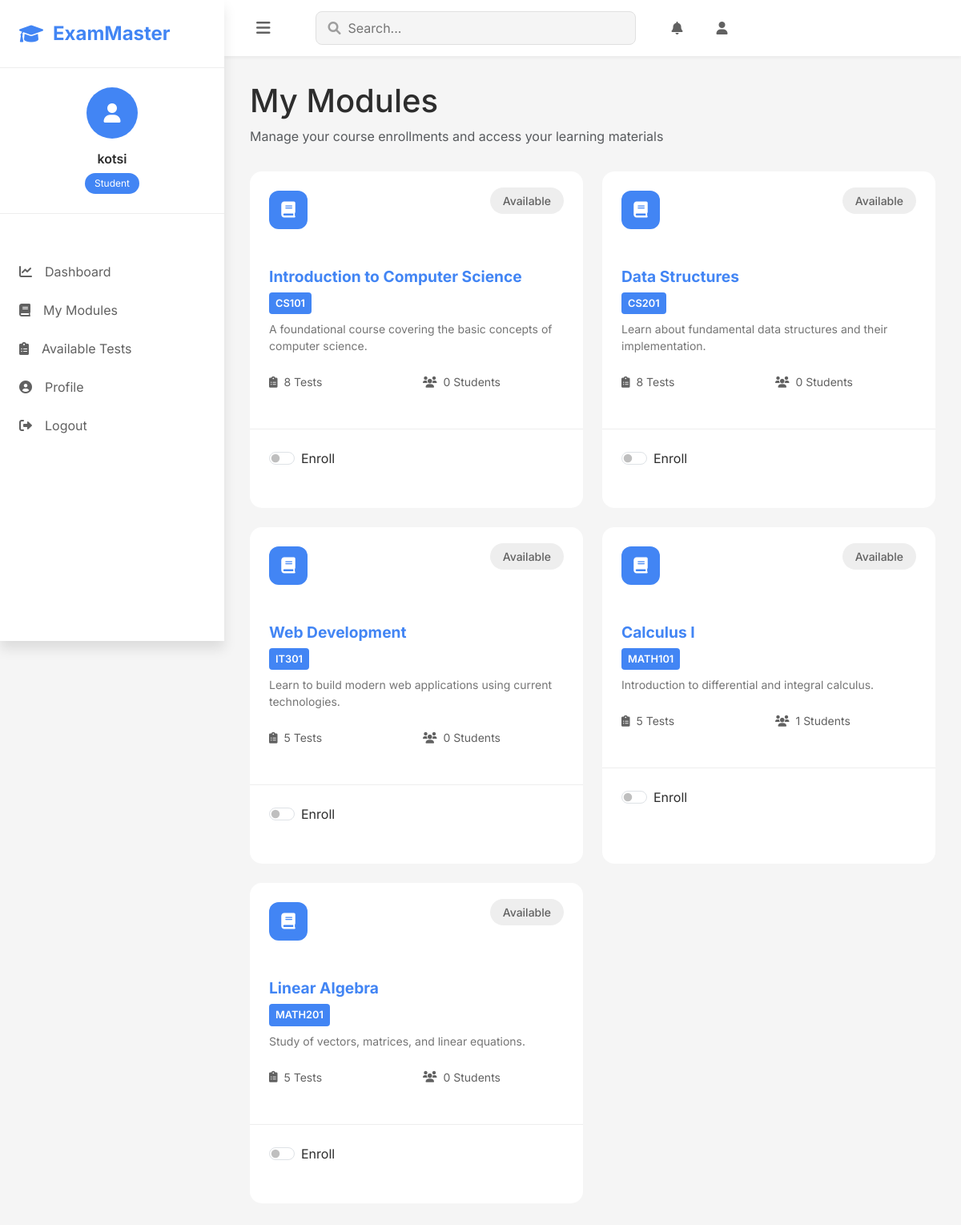
The app's page /student/enrollment (signed in) with its own data.
### models.py (models this page shows, shortened)
class User(UserMixin, db.Model):
    id = db.Column(db.Integer, primary_key=True)
    username = db.Column(db.String(64), unique=True, nullable=False)
    email = db.Column(db.String(120), unique=True, nullable=False)
    password_hash = db.Column(db.String(256), nullable=False)
    role = db.Column(db.String(20), nullable=False)  # 'student', 'lecturer', or 'admin'
    date_registered = db.Column(db.DateTime, default=datetime.utcnow)
    face_encodings = db.Column(db.Text, nullable=True)  # store face encoding data as JSON
    created_tests = db.relationship('Test', backref='author', lazy=True,
                                   foreign_keys='Test.lecturer_id')
    test_attempts = db.relationship('TestAttempt', backref='student', lazy=True)
    taught_modules = db.relationship('Module', backref='lecturer', lazy=True)
    enrolled_modules = db.relationship('Module',
                                      secondary=student_module,
                                      backref=db.backref('enrolled_students', lazy='dynamic'),
                                      lazy='dynamic')
    def is_student(self):
        return self.role == 'student'
    def is_admin(self):
        print(f"Checking if user {self.username} is admin. Role: {self.role}")
        result = self.role == 'admin'
        print(f"is_admin result: {result}")
        return result
    def is_enrolled_in(self, module):
        return self.enrolled_modules.filter(student_module.c.module_id == module.id).count() > 0

class Module(db.Model):
    id = db.Column(db.Integer, primary_key=True)
    code = db.Column(db.String(10), unique=True, nullable=False)  # e.g., CSC101
    name = db.Column(db.String(100), nullable=False)  # e.g., "Introduction to Computer Science"
    description = db.Column(db.Text, nullable=True)
    created_at = db.Column(db.DateTime, default=datetime.utcnow)
    lecturer_id = db.Column(db.Integer, db.ForeignKey('user.id'), nullable=True)
    tests = db.relationship('Test', backref='module', lazy=True)

### routes.py (the view, shortened to what this page needs)
@app.route('/student/enrollment', methods=['GET', 'POST'])
@login_required
def manage_enrollment():
    if not current_user.is_student():
        flash('Access denied: You need to be a student to manage enrollment.', 'danger')
        return redirect(url_for('index'))
    available_modules = Module.query.order_by(Module.code).all()
    module_choices = []
    for module in available_modules:
        is_enrolled = current_user.is_enrolled_in(module)
        module_choices.append((str(module.id), is_enrolled))
    form = EnrollmentForm()
    form.modules.choices = module_choices
    if request.method == 'GET':
        form.modules.data = [str(m.id) for m in current_user.enrolled_modules]
    return render_template(
        'student/manage_enrollment.html',
        title='Manage Course Enrollment',
        form=form,
        available_modules=available_modules
    )

### forms.py
class EnrollmentForm(FlaskForm):
    modules = SelectMultipleField('Select Modules', coerce=int, validators=[DataRequired()])
    submit = SubmitField('Save Enrollment')

### models.py (called while the page is built)
@login_manager.user_loader
def load_user(user_id):
    return User.query.get(int(user_id))

### templates/student/manage_enrollment.html (shortened to what this page needs)
{% extends "base.html" %}
{% block content %}
<div class="page-header">
    <div class="header-content">
        <h1>My Modules</h1>
        <p class="text-muted">Manage your course enrollments and access your learning materials</p>
    </div>
</div>
<div class="modules-grid">
    {% if available_modules %}
        {% for module in available_modules %}
            <div class="module-card">
                <div class="module-card-header">
                    <div class="module-icon">
                        <i class="fas fa-book"></i>
                    </div>
                    <div class="module-status">
                        {% if module.id|string in enrolled_module_ids %}
                            <span class="status enrolled">Enrolled</span>
                        {% else %}
                            <span class="status available">Available</span>
                        {% endif %}
                    </div>
                </div>
                <div class="module-card-body">
                    <h3 class="module-title">{{ module.name }}</h3>
                    <div class="module-code">{{ module.code }}</div>
                    <p class="module-description">{{ module.description or 'No description available.' }}</p>
                    <div class="module-stats">
                        <div class="stat-item">
                            <i class="fas fa-clipboard-list"></i>
                            <span>{{ module.tests|length }} Tests</span>
                        </div>
                        <div class="stat-item">
                            <i class="fas fa-users"></i>
                            <span>{{ module.enrolled_students.count() }} Students</span>
                        </div>
                    </div>
                </div>
                <div class="module-card-footer">
                    <form method="POST" action="{{ url_for('manage_enrollment') }}">
                        <div class="form-check form-switch">
                            <input class="form-check-input" type="checkbox"
                                   name="modules" value="{{ module.id }}"
                                   onchange="this.form.submit()">
                            <label class="form-check-label">
                                {{ 'Enrolled' if module.id|string in enrolled_module_ids else 'Enroll' }}
                            </label>
                        </div>
                    </form>
                </div>
            </div>
        {% endfor %}
    {% else %}
        <div class="empty-state">
            <i class="fas fa-books fa-3x"></i>
            <h3>No Modules Available</h3>
            <p>There are currently no modules available for enrollment.</p>
        </div>
    {% endif %}
</div>
{% endblock %}

### templates/base.html (shortened to what this page needs)
<!DOCTYPE html>
<html lang="en">
<head>
    <link href="https://cdn.jsdelivr.net/npm/bootstrap@5.3.0-alpha1/dist/css/bootstrap.min.css" rel="stylesheet">
    <link rel="stylesheet" href="https://cdnjs.cloudflare.com/ajax/libs/font-awesome/6.0.0/css/all.min.css">
    <link rel="stylesheet" href="https://cdn.jsdelivr.net/npm/bootstrap-icons@1.11.3/font/bootstrap-icons.min.css">
    <link rel="stylesheet" href="{{ url_for('static', filename='css/style.css', v='1.0.1') }}">
    <script src="https://cdn.jsdelivr.net/npm/chart.js"></script> </head>
<body class="modern-theme">
    <nav class="sidebar" id="sidebar">
        <div class="sidebar-header">
            <a class="brand" href="{{ url_for('index') }}">
                <i class="fas fa-graduation-cap"></i>
                <span>ExamMaster</span>
            </a>
        </div>
        {% if current_user.is_authenticated %}
        <div class="user-profile">
            <div class="avatar">
                <i class="fas fa-user"></i>
            </div>
            <div class="user-info">
                <h6>{{ current_user.username }}</h6>
                <span class="role-badge">{{ current_user.role.capitalize() }}</span>
            </div>
        </div>
        <ul class="nav-links">
            {% if current_user.is_admin() %}
                <li><a href="{{ url_for('admin_dashboard') }}"><i class="fas fa-chart-line"></i>Dashboard</a></li>
                <li><a href="{{ url_for('admin_manage_users') }}"><i class="fas fa-users"></i>Users</a></li>
                <li><a href="{{ url_for('admin_manage_modules') }}"><i class="fas fa-book"></i>Modules</a></li>
            {% elif current_user.is_student() %}
                <li><a href="{{ url_for('student_dashboard') }}"><i class="fas fa-chart-line"></i>Dashboard</a></li>
                <li><a href="{{ url_for('manage_enrollment') }}"><i class="fas fa-book"></i>My Modules</a></li>
                <li><a href="{{ url_for('available_tests') }}"><i class="fas fa-clipboard-list"></i>Available Tests</a></li>
            {% elif current_user.is_lecturer() %}
                <li><a href="{{ url_for('lecturer_dashboard') }}"><i class="fas fa-chart-line"></i>Dashboard</a></li>
                <li><a href="{{ url_for('manage_modules') }}"><i class="fas fa-book"></i>My Modules</a></li>
                <li><a href="{{ url_for('create_test') }}"><i class="fas fa-plus-circle"></i>Create Test</a></li>
            {% endif %}
            <li><a href="{{ url_for('profile') }}"><i class="fas fa-user-circle"></i>Profile</a></li>
            <li><a href="{{ url_for('logout') }}"><i class="fas fa-sign-out-alt"></i>Logout</a></li>
        </ul>
        {% endif %}
    </nav>
    <div class="main-content">
        <header class="top-bar">
            <button id="sidebar-toggle" class="menu-toggle">
                <i class="fas fa-bars"></i>
            </button>
            <div class="search-bar">
                <i class="fas fa-search"></i>
                <input type="text" placeholder="Search...">
            </div>
            {% if current_user.is_authenticated %}
            <div class="top-bar-actions">
                <a href="#" class="action-btn"><i class="fas fa-bell"></i></a>
                <a href="{{ url_for('profile') }}" class="action-btn"><i class="fas fa-user"></i></a>
            </div>
            {% endif %}
        </header>
        <main class="content-wrapper">
            {% block content %}{% endblock %}
        </main>
    </div>
</body>
</html>

### records on screen
User: username "kotsi", role "Student"
Module: shows "Available", name "Introduction to Computer Science", code "CS101", description "A foundational course covering the basic concepts of computer science.", tests|length "8", enrolled_students.count "0", id "Enroll"
Module: shows "Available", name "Data Structures", code "CS201", description "Learn about fundamental data structures and their implementation.", tests|length "8", enrolled_students.count "0", id "Enroll"
Module: shows "Available", name "Web Development", code "IT301", description "Learn to build modern web applications using current technologies.", tests|length "5", enrolled_students.count "0", id "Enroll"
Module: shows "Available", name "Calculus I", code "MATH101", description "Introduction to differential and integral calculus.", tests|length "5", enrolled_students.count "1", id "Enroll"
Module: shows "Available", name "Linear Algebra", code "MATH201", description "Study of vectors, matrices, and linear equations.", tests|length "5", enrolled_students.count "0", id "Enroll"
